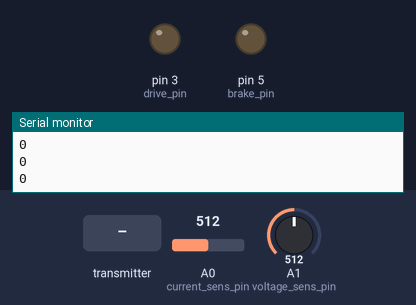
Recording of a sketch running on a simulated Arduino Uno, built with avr-gcc and run on an emulated ATmega328P. Parts: output pins drawn as LEDs (lit = HIGH), the last lines printed to the serial monitor. The inputs (shaded band) are chosen by the test bench; at power-on: A0 (current_sens_pin) = 512, A1 (voltage_sens_pin) = 512. No radio packets arrive unless stated.

Above: at 1.2 s.
1.3 s: the transmitter starts sending val = 1023
At 2.2 s:
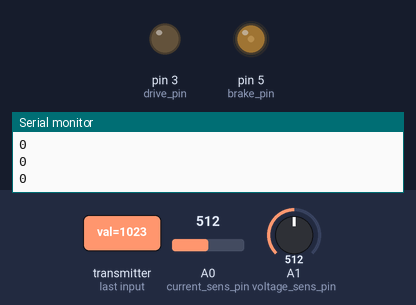
2.8 s: the transmitter starts sending val = 0
At 3.3 s:
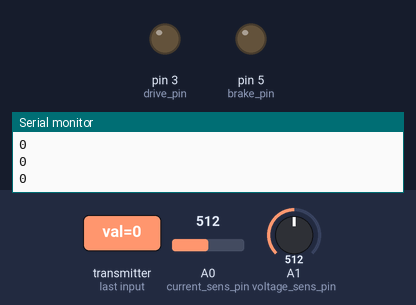
4.3 s: A0 (current_sens_pin) set to 110
5.8 s: A0 (current_sens_pin) set to 89
At 8.6 s:
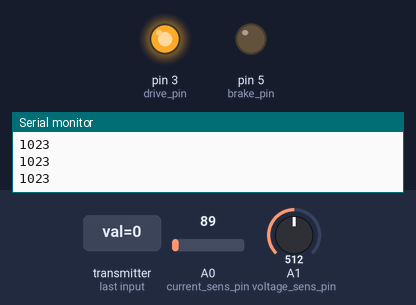
8.8 s: the transmitter starts sending val = 512
At 9.4 s:
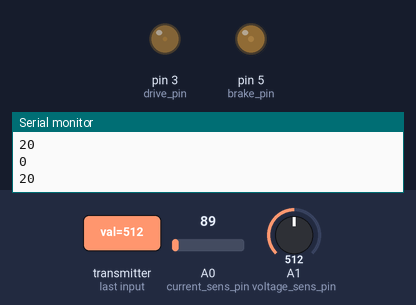
Timing chart, 0 to 11.5 s (numbered marks = the images above; inputs shaded):
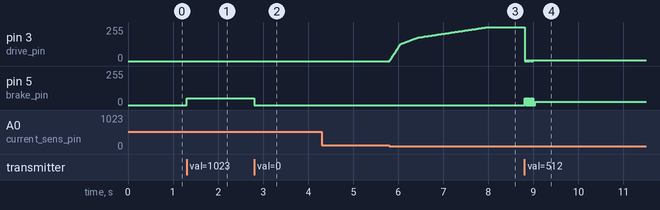

Measured:
- the behaviour switches between 100 and 99 on A0 (current_sens_pin) (found by bisection; images 2 and 3)
- after the input at 1.3 s, pin 5 (brake_pin): 0/255 → 51/255 at once
- after the input at 2.8 s, pin 5 (brake_pin): 51/255 → 0/255 at once
- after the input at 5.8 s, pin 3 (drive_pin): moves from 0/255 to 255/255 over 2.2 s, starting at once
- after the input at 8.8 s, pin 3 (drive_pin): alternates 5/255 for 0.01 s and 0/255 for 0.01 s, 20 changes in all, then stays 5/255, starting at once

The sketch:

Receiver_side.ino
```cpp
#include "Arduino.h"
#include <SPI.h>
#include <RF24.h>
#include<avr/wdt.h>
//USER SETTINGS
//Control Potentiometer Calibration:
int low_threshold  = 300;
int high_threshold = 700;
int middle_point   = 512;
bool invert_controls = 1;

//Throttle "curve"
int section1 = 0;         int rate1 = 20;
int section2 = 300;       int rate2 = 5;
int section3 = 500;       int rate3 = 2;
int section4 = 700;       int rate4 = 2;
int section5 = 900;       int rate5 = 1;
int section6 = 1023;

float start_current_limit = 20.0;           //current limit for the time when the motor is starting up
float ride_current_limit  = 8.0;            //current limit for the time when the motor is already running

int t = 10;                                 // loop-time in ms, refresh rate = 1000/t, this parameter affects throttle curve settings
//USER SETTINGS END HERE//
//////////////////////////////////////////////

float current_limit = 8.0;

int rate=3;

//NRF24L01 stuff
RF24 radio(9, 10);

byte addresses[][6] = {"1Node","2Node"};

struct Ack {
  float voltage;
  float current;
};

Ack ack;

struct MyData {
  int val;
};

MyData data;
void resetData()
{
  // 'safe' data.values to use when no radio input is detected
  data.val = 512;
}

unsigned long lastRecvTime = 0;

// Variables for keeping the cycle-time
int time_start;
int time_end;
int ms_delay;

//PWM outputs
int drive_pin = 3;        //PWM output for drive FET
int brake_pin = 5;        //PWM output for active-brake FET

//Current and Voltage sensor inputs
int current_sens_pin = 0;
int voltage_sens_pin = 1;

float current = 0;
float voltage = 0;

int throttle = 0;       //Variable for the calculated throttle

int throttle_input=0;
int brake_input=0;
/*******************FUNCTIONS**********************/
void inputvalues(){
  if ( data.val > middle_point ){
    brake_input = 0;
    throttle_input = ((data.val-high_threshold)*(1023.0/(1023.0-high_threshold)));
    if( data.val < high_threshold ) throttle_input = 0;
  }
  if ( data.val < middle_point ){
    throttle_input = 0;
    brake_input = abs((data.val-low_threshold))*(1023.0/low_threshold);
    if( data.val > low_threshold ) brake_input = 0;
  }
  if ( invert_controls == 1 ){
    int storage = throttle_input;
    throttle_input = brake_input;
    brake_input = storage;
  }
  }

void calcCurrentVoltage(){
  //INA169 : RL = 50 kOhm, Imax = 100 A, Rs = 0,001 Ohm
  //Formula: Vo = ( Imax * Rs * RL ) / 10kOhm
  //Formula: 5V = ( 80A * 0.001 Ohm * 50 kOhm ) / 10 kOhm
  //10 bit AD converter: 1023/80A = 12.79
  current = 0;
  for (int i = 0; i < 10; i++) current += analogRead(current_sens_pin) / 12.79;
  current = current / 10.0;
  //33kOhm, 8.2kOhm
  voltage = analogRead(voltage_sens_pin) / 40.595;
  }
void throttleCurveCurrent(){
  if ( section1 < throttle && throttle > section3) current_limit = start_current_limit;
  else current_limit = ride_current_limit;

  // Dealing with the throttle curve:
  if ( throttle == 0) rate = rate1;
  if ( section1 < throttle && throttle > section2) rate = rate1;
  if ( section2 < throttle && throttle > section3) rate = rate2;
  if ( section3 < throttle && throttle > section4) rate = rate3;
  if ( section4 < throttle && throttle > section5) rate = rate4;
  if ( section5 < throttle && throttle > section6) rate = rate5;

  if( throttle_input > 0 && brake_input == 0){
    if( current > current_limit ){
      if( throttle > 3 ) throttle -= rate;
      }
      else{
        if( current < current_limit-0.2 && throttle < throttle_input ) throttle += rate;
        else if( throttle > throttle_input ) throttle -= rate;
        }
    }
  else{
    throttle = 0;
    }
  if ( throttle > 1024 ) throttle = 1024;
  }

/**************************************************/

void setup() {
  wdt_enable (WDTO_60MS);                   //The watchdog timer will restart the MC if something's go wrong

  Serial.begin(9600);

  radio.begin();

  radio.setPALevel(RF24_PA_MIN);
  radio.setDataRate(RF24_250KBPS);
  radio.setChannel(124);
  radio.enableAckPayload();
  radio.openReadingPipe(1, addresses[1]);
  radio.startListening();
  resetData();


}

void loop() {
  time_start=millis();                        //Start a timer for calculating busy loop-time


  if(radio.available()){
    radio.read(&data,sizeof(MyData));
    radio.writeAckPayload(1, &ack, sizeof(Ack));
    lastRecvTime = millis();
    }

  unsigned long now = millis();
  if ( now - lastRecvTime > 1000 ) {
    // signal lost?
    resetData();
  }

  inputvalues();                              //converting the input from radio to basic throttle-brake data.values

  calcCurrentVoltage();                       //reading and processing data from AD
  ack.voltage = voltage;
  ack.current = current;
  throttleCurveCurrent();                     //applying the curve for throttle and limit the current

  //DEBUG HERE:
  Serial.println(throttle);


  // DO NOT CHANGE THIS PART OF CODE
  // ANTI SELF-DESTRUCTION SECTION START
  if(throttle > 0 && brake_input > 0){
    throttle = 0;
    brake_input = 0;
    }
  if(throttle == 0) analogWrite( drive_pin, 0 );
  if(brake_input == 0 && throttle > 0){
    analogWrite( drive_pin, ( throttle/4 ) );
    }
  if(brake_input == 0) analogWrite( brake_pin, 0 );
  if(throttle == 0 && brake_input > 0){
    analogWrite( brake_pin, ( brake_input/20 ) ); // 20% duty cycle max for active braking
    }
  time_end = millis();                            // Calculate busy loop-time
  ms_delay = t - (time_end - time_start);         // Delay required for maintain the pre-set loop-time
  time_start = 0;
  time_end = 0;
  delay(ms_delay);
  wdt_reset();                                    // Reset if something stuck in
  // ANTI SELF-DESTRUCTION SECTION END
}
```
